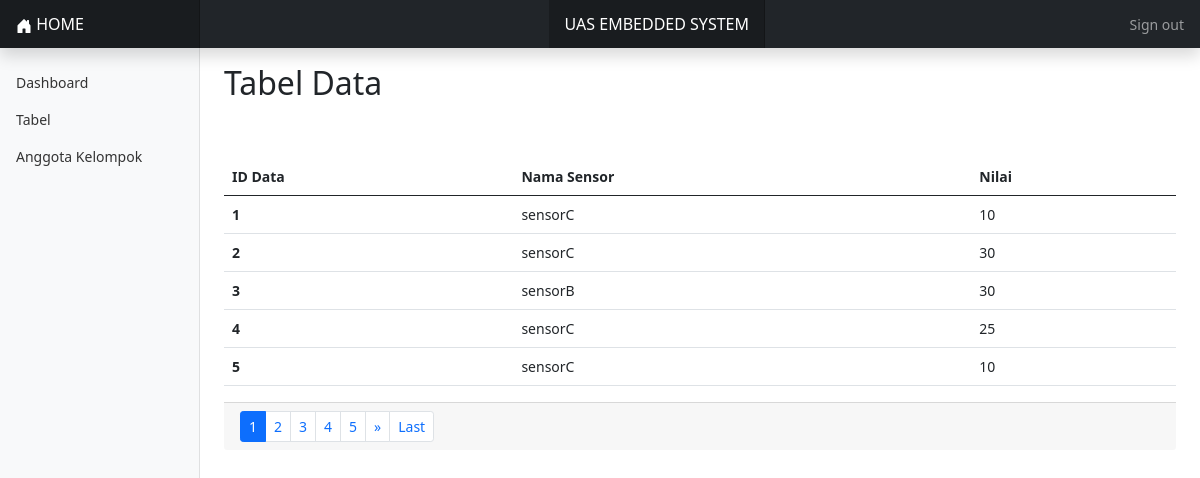
Screenshot of /tabel.php (signed in) with the database file from the repository.
### tables this page shows
CREATE TABLE `ketinggian` (
  `id_data` int(11) NOT NULL,
  `id_sensor` varchar(255) NOT NULL,
  `nilai_sensor` int(11) NOT NULL
);

### tabel.php (the view, shortened to what this page needs)
<?php
  include("koneksi.php");
  $batas = 5;
  if(!isset($_GET['halaman'])){
       $posisi = 0;
       $halaman = 1;
  }else{
       $halaman = $_GET['halaman'];
       $posisi = ($halaman-1) * $batas;
  }
  $sql_tabel = "SELECT * FROM `ketinggian` LIMIT $posisi, $batas";
  $query_tabel = mysqli_query($koneksi, $sql_tabel);
  $data = array();
  foreach ($query_tabel as $query) {
    $data[] = $query;
  }
?>
  <?php include('include/head.php'); ?>
  <body>
  <?php include('include/header.php'); ?>
<div class="container-fluid">
  <div class="row">
    <?php include('include/navbar.php'); ?>
    <main class="col-md-9 ms-sm-auto col-lg-10 px-md-4">
      <h2>Tabel Data</h2>
      <div class="table-responsive">
        <table class="table mt-5">
        <thead>
          <tr>
            <th scope="col">ID Data</th>
            <th scope="col">Nama Sensor</th>
            <th scope="col">Nilai</th>
          </tr>
        </thead>
        <tbody>
          <?php $i = 0;
          foreach ($data as $key) {
            ?>
          <tr>
            <th scope="row"><?php echo $data[$i]['id_data']; ?></th>
            <td><?php echo $data[$i]['id_sensor']; ?></td>
            <td><?php echo $data[$i]['nilai_sensor']; ?></td>
          </tr>
          <?php $i++;} ?>
        </tbody>
      </table>
      </div>
      <?php
            $sql_jum = "SELECT * FROM `ketinggian`";
            $sql_jum .= " ORDER BY `id_data`";
            $query_jum = mysqli_query($koneksi,$sql_jum);
            $jum_data = mysqli_num_rows($query_jum);
            $jum_halaman = ceil($jum_data/$batas);
          ?>
        <div class="card-footer clearfix">
          <ul class="pagination pagination-sm m-0 float-right">
            <?php
                if($jum_halaman==0){
                }else if($jum_halaman==1){
                   echo "<li class='page-item'><a class='page-link'>1</a></li>";
                }else{
                   $setelah = $halaman+1;
                       for($i=1; $i<=$jum_halaman; $i++){
                           if ($i > $halaman - 5 and $i < $halaman + 5 ) {
                              if($i!=$halaman){
                                  echo "<li class='page-item'><a class='page-link'
                                  href='tabel.php?halaman=$i'>$i</a></li>";
                              }else{
                                  echo "<li class='page-item active'><a class='page-link'>$i</a></li>";
                              }
                           }
                        }
                        if($halaman!=$jum_halaman){
                           echo "<li class='page-item'><a class='page-link'
                           href='tabel.php?halaman=$setelah'>
                           »</a></li>";
                           echo "<li class='page-item'><a class='page-link'
                           href='tabel.php?halaman=$jum_halaman'>Last</a></li>";
                         }
                  }?>
          </ul>
        </div>
      </div>
  </div>
  </body>
</html>

### dashboard/dashboard.css (style rules this page uses)
body { font-size: .875rem; }

### rows the page displays
ketinggian: id_data "1", id_sensor "sensorC", nilai_sensor "10"
ketinggian: id_data "2", id_sensor "sensorC", nilai_sensor "30"
ketinggian: id_data "3", id_sensor "sensorB", nilai_sensor "30"
ketinggian: id_data "4", id_sensor "sensorC", nilai_sensor "25"
ketinggian: id_data "5", id_sensor "sensorC", nilai_sensor "10"
